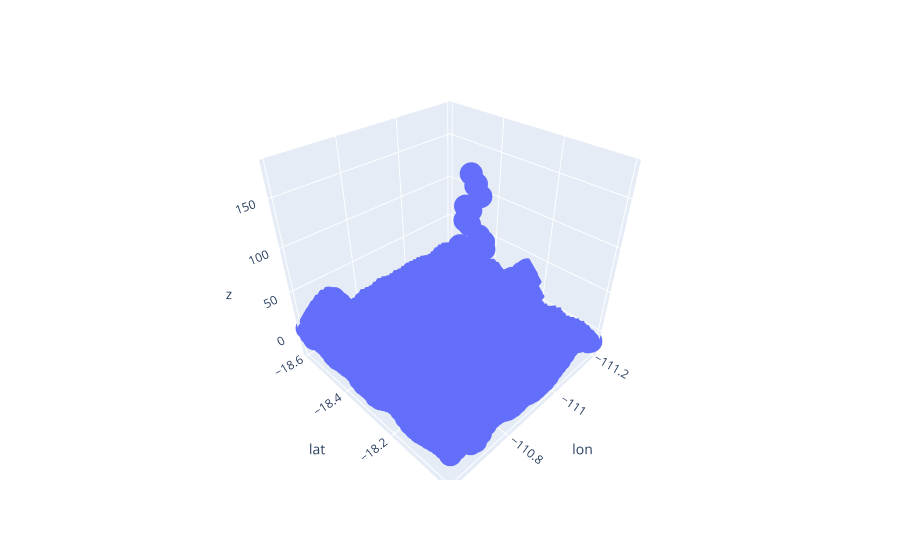

This figure's notebook cell:
### Code cell
px.scatter_3d(bigmount, x='lon', y='lat', z='z')

### Figure 1 — Plotly figure (JSON) as saved in the notebook; plotly's stock layout.template omitted (floating-point values rounded to 4 significant figures; data arrays with more than 128 entries replaced by an {"elided": "..."} marker saying what was removed)
{"data": [{"hovertemplate": "lon=%{x}<br>lat=%{y}<br>z=%{z}<extra></extra>", "legendgroup": "", "marker": {"color": "#636efa", "symbol": "circle"}, "mode": "markers", "name": "", "scene": "scene", "showlegend": false, "type": "scatter3d", "x": {"elided": "1296 float values"}, "y": {"elided": "1296 float values"}, "z": {"elided": "1296 float values"}}], "layout": {"legend": {"tracegroupgap": 0}, "margin": {"t": 60}, "scene": {"domain": {"x": [0, 1], "y": [0, 1]}, "xaxis": {"title": {"text": "lon"}}, "yaxis": {"title": {"text": "lat"}}, "zaxis": {"title": {"text": "z"}}}}}
